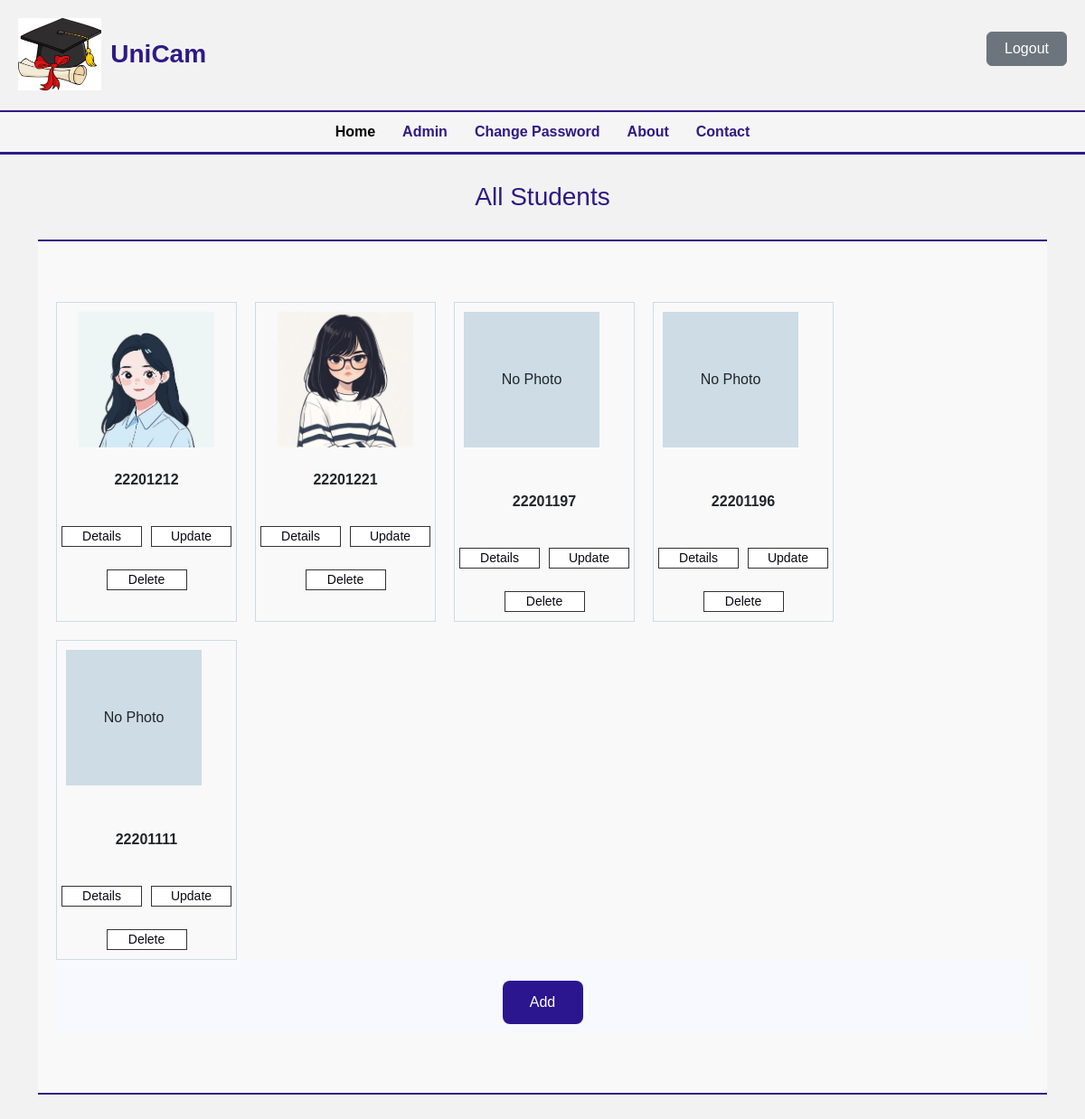
The app's page /alluser/ (upper part), older data.
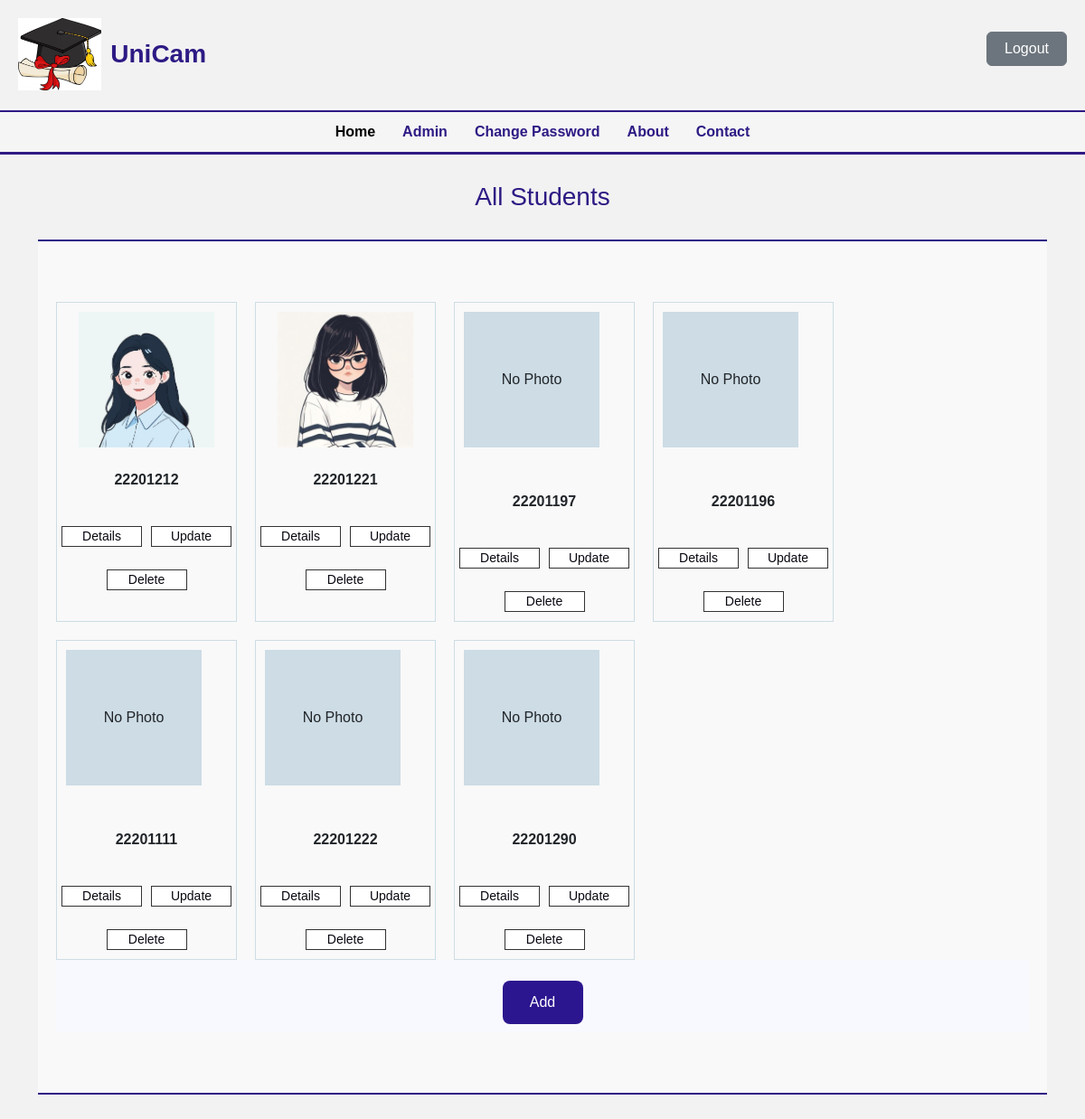
The same page, newer data.
### app1/models.py (models this page shows, shortened)
class StudentInfo(models.Model):
    sroll = models.ForeignKey(Student, on_delete=models.CASCADE)
    sname = models.CharField(max_length=100)
    fathername = models.CharField(max_length=100)
    mothername = models.CharField(max_length=100)
    program = models.CharField(max_length=100)
    gender = models.CharField(max_length=100)
    phone = models.CharField(max_length=100)
    guardianphone = models.CharField(max_length=100)
    session = models.CharField(max_length=100)
    nationality = models.CharField(max_length=100)
    dob = models.CharField(max_length=100)
    email = models.EmailField()
    pic = models.ImageField(upload_to='student_pics/', null=True, blank=True)

class Student(models.Model):
    id = models.CharField(primary_key=True, max_length=100)
    def __str__(self):
        return self.id

### app1/views.py (the view)
# urls.py: path('alluser/',views.AllusersPage,name='alluser'),
def AllusersPage(request):
    students = Student.objects.all()
    infos = StudentInfo.objects.all()
    context = {'students': students,
               'infos': infos}
    return render(request, 'alluser.html',context=context)

### templates/alluser.html (shortened to what this page needs)
{% load static %}
<!DOCTYPE html>
<html lang="en">
<head>
  <link href="https://cdn.jsdelivr.net/npm/bootstrap@5.3.3/dist/css/bootstrap.min.css" rel="stylesheet"
>
    <link rel="stylesheet" href="https://cdn.jsdelivr.net/npm/bootstrap-icons@1.10.5/font/bootstrap-icons.css">
</head>
<body>
<header class="header">
    <div class="logo-title">
        <img src="{% static 'cap.jpeg' %}" alt="UniCam Logo" class="logo" />
      <h1><span>UniCam</span></h1>
    </div>
          <a href="{% url 'logout' %}">
            <button type="button" class="btn btn-secondary">Logout</button>
        </a>
  </header>
  <nav class="nav-bar">
    <ul class="center-nav">
      <li><a href="{% url 'home' %}" class="active">Home</a></li>
      <li><a href="{% url 'alluser' %}">Admin</a></li>
      <li><a href="{% url 'changepass' %}">Change Password</a></li>
      <li><a href="#about-section">About</a></li>
      <li><a href="#contact-section">Contact</a></li>
    </ul>
  </nav>
  <h3 class="section-heading">All Students</h3>
<main class="container">
    <section class="student-info">
        <div class="info-row" style="display: flex; flex-wrap: wrap; gap: 20px;">
            {% for info in infos %}
            <div style="border: 1px solid #cddce5; padding: 10px; width: 200px; text-align: center;">
                {% if info.pic %}
                <img src="{{ info.pic.url }}" style="height: 150px; width: 150px; object-fit: cover;"><br><br>
                {% else %}
                <div style="height: 150px; width: 150px; background: #cddce5; display: flex; align-items: center; justify-content: center;">No Photo</div><br><br>
                {% endif %}
                <strong>{{info.sroll}}</strong><br><br>
<div class="button-group">
  <a href="{% url 'studentinfo' info.pk %}">
    <button type="button">Details</button>
  </a>
  <a href="{% url 'update_student' info.sroll.id %}">
    <button type="button">Update</button>
  </a>
</div>
<div class="delete-button">
  <a href="{% url 'delete_student' info.sroll.id %}">
    <button type="button">Delete</button>
  </a>
</div>
            </div>
            {% endfor %}
        </div>
    <div class="center-container">
        <button class="center-button" onclick="handleClick()" style="background-color: #2c168f; color: white; padding: 12px 24px; border: none; border-radius: 8px; font-size: 16px;">Add</button>
      </div>
</section>
</main>
  </body>
  </html>

### templates/alluser.html (style rules this page uses)
html { scroll-behavior: smooth; }
body { font-family: Arial, sans-serif; margin: 0; background: #f2f2f2; }
.header { display: flex; justify-content: space-between; align-items: flex-start; padding: 20px; border-bottom: 2px solid white; }
.logo-title { display: flex; align-items: center; }
.logo { height: 80px; margin-right: 10px; }
.logo-title h1 { font-size: 28px; color: #2e1a84; margin: 0; }
.logo-title span { font-weight: bold; }
button { margin-top: 30px; width: 100%; background-color: white; color: #080710; font-size: 15px; font-weight: 200; border-radius: 5px; cursor: pointer; border: 1px solid #333; padding: 8px 16px; }
.nav-bar { background-color: #f5f5f5; border-top: 2px solid #2e1a84; border-bottom: 3px solid #2e1a84; }
.nav-bar ul { margin: 0; padding: 0; display: flex; list-style: none; flex-wrap: wrap; justify-content: center; }
.nav-bar ul li { padding: 10px 15px; }
.nav-bar ul li a { text-decoration: none; color: #2e1a84; font-weight: bold; }
.nav-bar ul li a.active { color: black; }
img { width: 100%; height: 500px; object-fit: cover; }
section { padding: 67px 20px; text-align: center; background-color: #f9f9f9; margin-top: 30px; border-top: 2px solid #2e1a84; border-bottom: 2px solid #2e1a84; }
.section-heading { text-align: center; margin-top: 30px; margin-bottom: 30px; font-size: 28px; color: #2e1a84; }
.button-group { display: flex; justify-content: center; gap: 10px; margin-bottom: 10px; }
.delete-button { display: flex; justify-content: center; }
button { margin-top: 15px; width: 89px; background-color: white; color: #080710; padding: 0 0; font-size: 14px; font-weight: 160; border-radius: 0; cursor: pointer; }
.center-container { display: flex; justify-content: center; align-items: center; height: 10vh; background-color: #f8f8ff; flex-direction: column; }

Row changes from the older to the newer data that the page shows:
added StudentInfo: pic "No Photo", sroll "22201222"
added StudentInfo: pic "No Photo", sroll "22201290"
